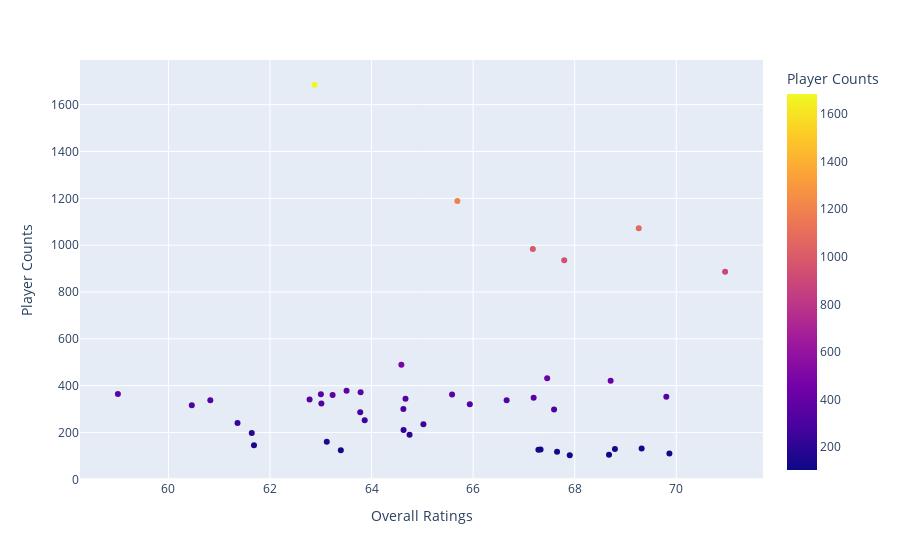

Here is the notebook cell this chart was saved with:
### Code cell
ovr_ratings_plus_counts = pd.merge(avg_overall_nationality,nation_player_count,how='inner',left_on='nationality',right_on='nationality')
best_avg_top = ovr_ratings_plus_counts[ovr_ratings_plus_counts['Player Counts']>=100]
best_avg_top.sort_values(by=['Overall Ratings','Player Counts'],ascending=False)
ex.scatter(best_avg_top,x='Overall Ratings',y='Player Counts',color='Player Counts',hover_data=['nationality'])
#ovr_ratings_plus_counts

### Figure 1 — Plotly figure (JSON) as saved in the notebook; plotly's stock layout.template omitted (floating-point values rounded to 4 significant figures)
{"data": [{"customdata": [["Argentina"], ["Australia"], ["Austria"], ["Belgium"], ["Bolivia"], ["Brazil"], ["Chile"], ["China PR"], ["Colombia"], ["Croatia"], ["Czech Republic"], ["Denmark"], ["Ecuador"], ["England"], ["France"], ["Germany"], ["Ghana"], ["Greece"], ["Italy"], ["Ivory Coast"], ["Japan"], ["Korea Republic"], ["Mexico"], ["Netherlands"], ["Nigeria"], ["Norway"], ["Paraguay"], ["Peru"], ["Poland"], ["Portugal"], ["Republic of Ireland"], ["Romania"], ["Saudi Arabia"], ["Scotland"], ["Senegal"], ["Serbia"], ["Spain"], ["Sweden"], ["Switzerland"], ["Turkey"], ["United States"], ["Uruguay"], ["Venezuela"], ["Wales"]], "hovertemplate": "Overall Ratings=%{x}<br>Player Counts=%{marker.color}<br>nationality=%{customdata[0]}<extra></extra>", "legendgroup": "", "marker": {"color": [936, 241, 321, 298, 146, 887, 191, 364, 338, 132, 111, 300, 252, 1685, 984, 1189, 118, 103, 421, 105, 489, 341, 362, 432, 126, 363, 235, 161, 360, 353, 338, 324, 317, 287, 128, 130, 1072, 372, 211, 344, 378, 349, 198, 124], "coloraxis": "coloraxis", "symbol": "circle"}, "mode": "markers", "name": "", "orientation": "v", "showlegend": false, "type": "scatter", "x": [67.79, 61.36, 65.93, 67.59, 61.68, 70.96, 64.75, 59.01, 66.66, 69.32, 69.86, 64.63, 63.87, 62.88, 67.18, 65.69, 67.65, 67.9, 68.71, 68.68, 64.59, 62.78, 65.59, 67.46, 67.29, 63.0, 65.02, 63.12, 63.23, 69.8, 60.83, 63.01, 60.46, 63.78, 67.33, 68.79, 69.26, 63.78, 64.63, 64.67, 63.51, 67.19, 61.64, 63.4], "xaxis": "x", "y": [936, 241, 321, 298, 146, 887, 191, 364, 338, 132, 111, 300, 252, 1685, 984, 1189, 118, 103, 421, 105, 489, 341, 362, 432, 126, 363, 235, 161, 360, 353, 338, 324, 317, 287, 128, 130, 1072, 372, 211, 344, 378, 349, 198, 124], "yaxis": "y"}], "layout": {"coloraxis": {"colorbar": {"title": {"text": "Player Counts"}}, "colorscale": [[0, "#0d0887"], [0.1111, "#46039f"], [0.2222, "#7201a8"], [0.3333, "#9c179e"], [0.4444, "#bd3786"], [0.5556, "#d8576b"], [0.6667, "#ed7953"], [0.7778, "#fb9f3a"], [0.8889, "#fdca26"], [1, "#f0f921"]]}, "legend": {"tracegroupgap": 0}, "margin": {"t": 60}, "xaxis": {"anchor": "y", "domain": [0, 1], "title": {"text": "Overall Ratings"}}, "yaxis": {"anchor": "x", "domain": [0, 1], "title": {"text": "Player Counts"}}}}
